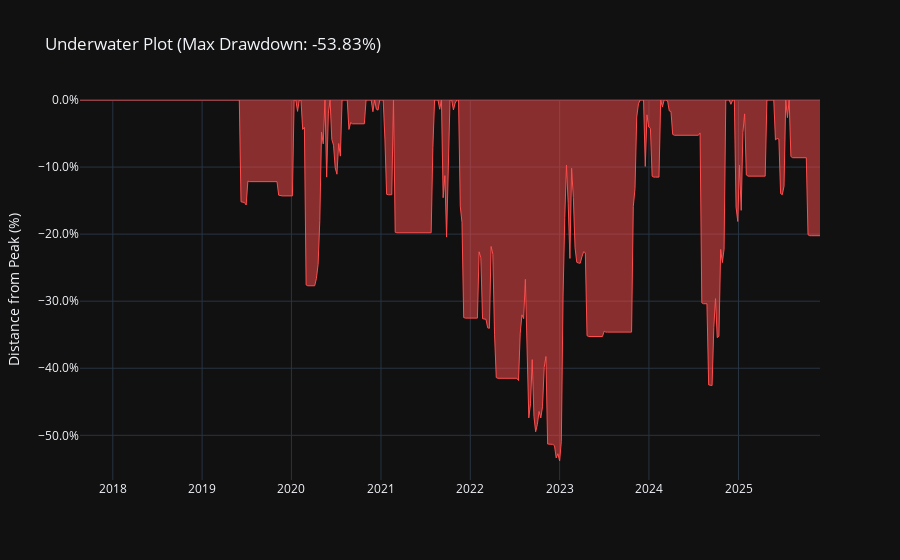

This figure's notebook cell:
### Code cell
# 1. Calculate Drawdown
# Current Equity / Highest Equity ever reached - 1
drawdown = (results['equity'] / results['equity'].cummax()) - 1

# 2. Plot
fig = go.Figure()
fig.add_trace(go.Scatter(
    x=drawdown.index, 
    y=drawdown, 
    fill='tozeroy', # Red fill
    line=dict(color='#ff4d4d', width=1),
    name='Drawdown'
))

fig.update_layout(
    title=f'Underwater Plot (Max Drawdown: {drawdown.min():.2%})',
    template='plotly_dark',
    yaxis_tickformat='.1%', # Percentage format
    yaxis_title='Distance from Peak (%)'
)
fig.show()

### Figure 1 — Plotly figure (JSON) as saved in the notebook; plotly's stock layout.template omitted (floating-point values rounded to 4 significant figures; data arrays with more than 128 entries replaced by an {"elided": "..."} marker saying what was removed)
{"data": [{"fill": "tozeroy", "line": {"color": "#ff4d4d", "width": 1}, "name": "Drawdown", "type": "scatter", "x": {"elided": "433 str values"}, "y": {"elided": "433 float values"}}], "layout": {"title": {"text": "Underwater Plot (Max Drawdown: -53.83%)"}, "yaxis": {"tickformat": ".1%", "title": {"text": "Distance from Peak (%)"}}}}
